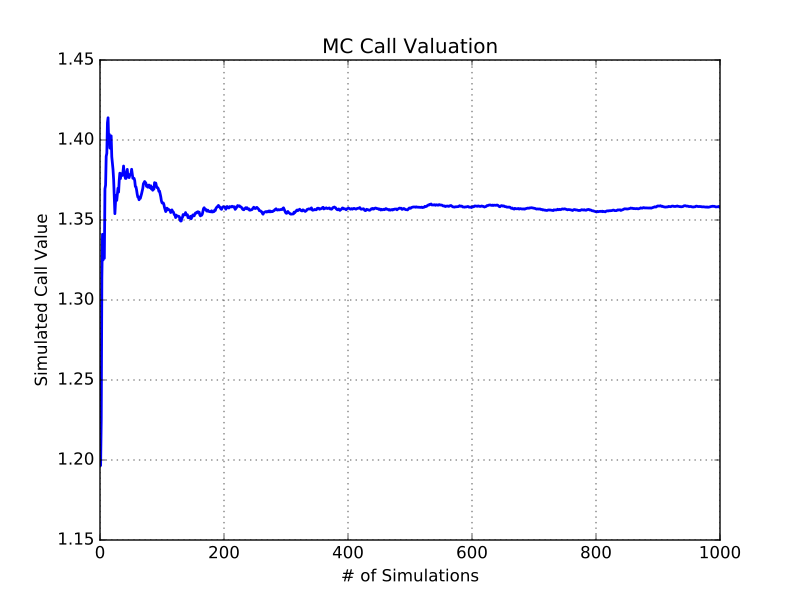

The script that drew this image:
#MC Call Valuation
#8/11/2017

#Draw from N(0,1) N times
#Have a starting stock price
#Assume a growth rate, have a time frame, assume no dividends, assume interest rate
#generate a set of N time T stock prices
#calculate the payoff (assume strike)
#find average payoff
#discount it to the present

from numpy import random
from numpy import exp
from numpy import sqrt
from numpy import power
from numpy import maximum
from numpy import average
from matplotlib import pyplot as plt

random.seed(123)

s_0   = 50
K     = 60 
sigma = .2
alpha = .03
r     = .05
T     = 1
N     = 1000
M     = 1000

'''getCallPrice(s_0, K, sigma, alpha, r, T, N=1000, M=1000) 
   s_0   = initial stock price
   s_T   = stock price at time T
   sigma = historical vol of S
   alpha = ___
   r     = discounting interest rate
   T     = option duration 
   N     = # of s_T simulations 
   M     = # of options simulated      
'''
def getCallPrice(s_0, K, sigma, alpha, r, T, N=1000, M=1000):

	prices = []
	payoff = []
	call_prices = []

	for j in range(M):
		
		for i in range(N):

			z = random.normal(0,1)
			s_T = (s_0)*exp((alpha - (.5)*power(sigma,2))*T + sqrt(T)*sigma*z)
			prices.append(s_T)
			payoff.append(maximum(0,s_T - K))

		#Determine the average payoff
		avg_payoff = average(payoff)

		#discount the average payoff
		call_price = exp(-r*T)*avg_payoff
		call_prices.append(call_price)
		
	plt.plot(call_prices, linewidth=2.0)
	plt.xlabel('# of Simulations')
	plt.ylabel('Simulated Call Value')
	plt.title('MC Call Valuation')
	plt.grid(True)
	plt.show()
		
getCallPrice(s_0, K, sigma, alpha, r, T)	
	
